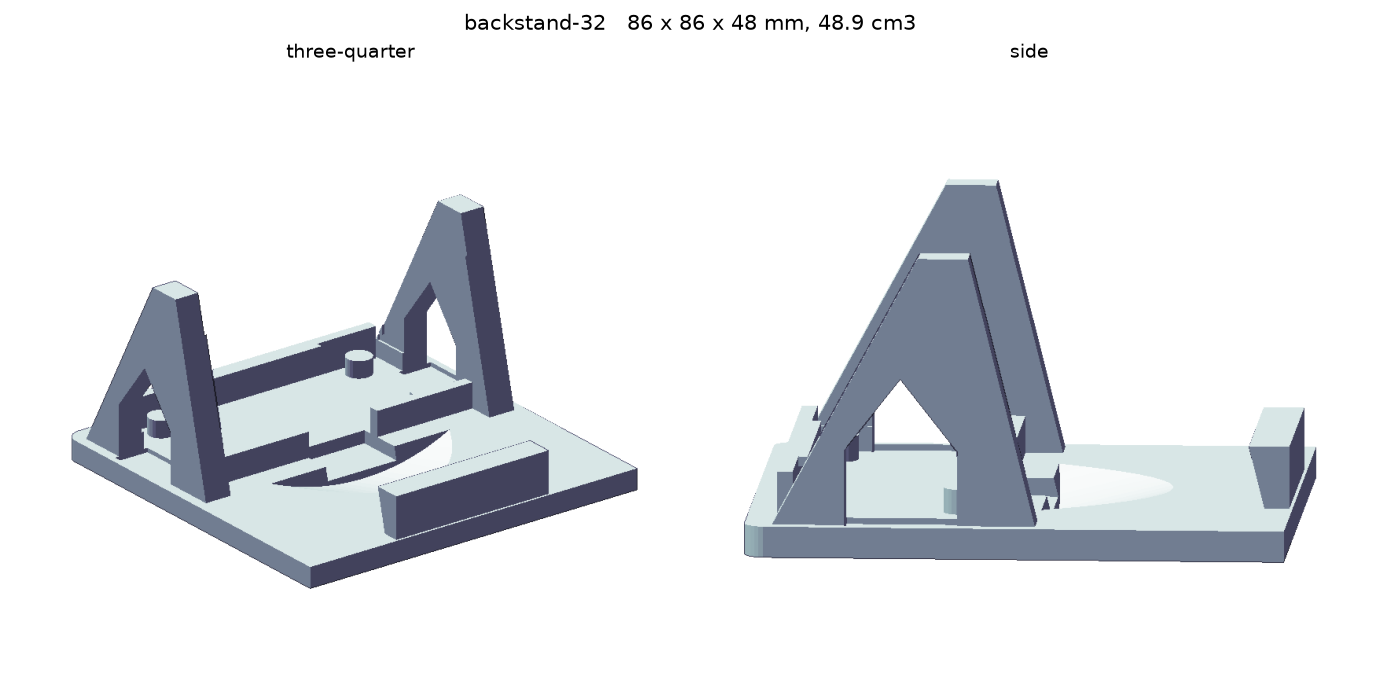

Reproduce this figure in Python.
#!/usr/bin/env python3
"""The back-stand, alone and with the clock in it. Two views each, so the lean
and the open bay are both obvious before anything is sliced."""
import sys, math; sys.path.insert(0, '.')
import numpy as np, trimesh, matplotlib
import csg
matplotlib.use('Agg'); import matplotlib.pyplot as plt
from render import render
from params import *
import build_v2 as BV

TAG = sys.argv[1] if len(sys.argv) > 1 else '-32'
B   = {'': BV.BODY24, '-32': BV.BODY32, '-60': BV.BODY60}[TAG]
stand = trimesh.load(csg.part(f'mini-round-clock-backstand{TAG}.stl'), process=False)

# the clock, put where the stand expects it -- same transform the builder used
th = math.radians(BACKSTAND_TILT)
ct, st_ = math.cos(th), math.sin(th)
Zb = Z_DECK - (BACKCOVER_PLATE + BACKCOVER_POCKET)
z0 = BACKSTAND_SIT + B.r_body*ct - Zb*st_
y0 = B.r_body*st_ + Zb*ct
a  = math.radians(90.0 - BACKSTAND_TILT)
M  = np.array([[1, 0, 0, 0],
               [0, math.cos(a), -math.sin(a), y0],
               [0, math.sin(a),  math.cos(a), z0],
               [0, 0, 0, 1]], float)
clock = []
for fn in (f'mini-round-clock-base{TAG}.stl', f'mini-round-clock-backcover{TAG}.stl',
           f'mini-round-clock-diffuser{TAG}-plain.stl'):
    m = trimesh.load(csg.part(fn), process=False); m.apply_transform(M); clock.append(m)
clock = trimesh.util.concatenate(clock)

VIEWS = [('three-quarter', (-0.75, -1.0, 0.55)), ('side', (-1.0, -0.06, 0.16))]
for name, scene in (('backstand', stand),
                    ('backstand-with-clock', trimesh.util.concatenate([stand, clock]))):
    fig, ax = plt.subplots(1, len(VIEWS), figsize=(4.6*len(VIEWS), 4.6), dpi=150)
    for k, (label, eye) in enumerate(VIEWS):
        img, hit = render(scene, eye, (0, 0, 1), px=760)
        ax[k].imshow(img, cmap='bone', vmin=0.0, vmax=1.0)
        ax[k].set_title(label, fontsize=9); ax[k].axis('off')
    fig.suptitle(f'{name}{TAG or "-24"}   {stand.extents[0]:.0f} x {stand.extents[1]:.0f} x '
                 f'{stand.extents[2]:.0f} mm, {stand.volume/1000:.1f} cm3',
                 fontsize=10)
    fig.tight_layout(); fig.savefig(f'render_{name}{TAG or "-24"}.png'); plt.close(fig)
    print(f'wrote render_{name}{TAG or "-24"}.png')
